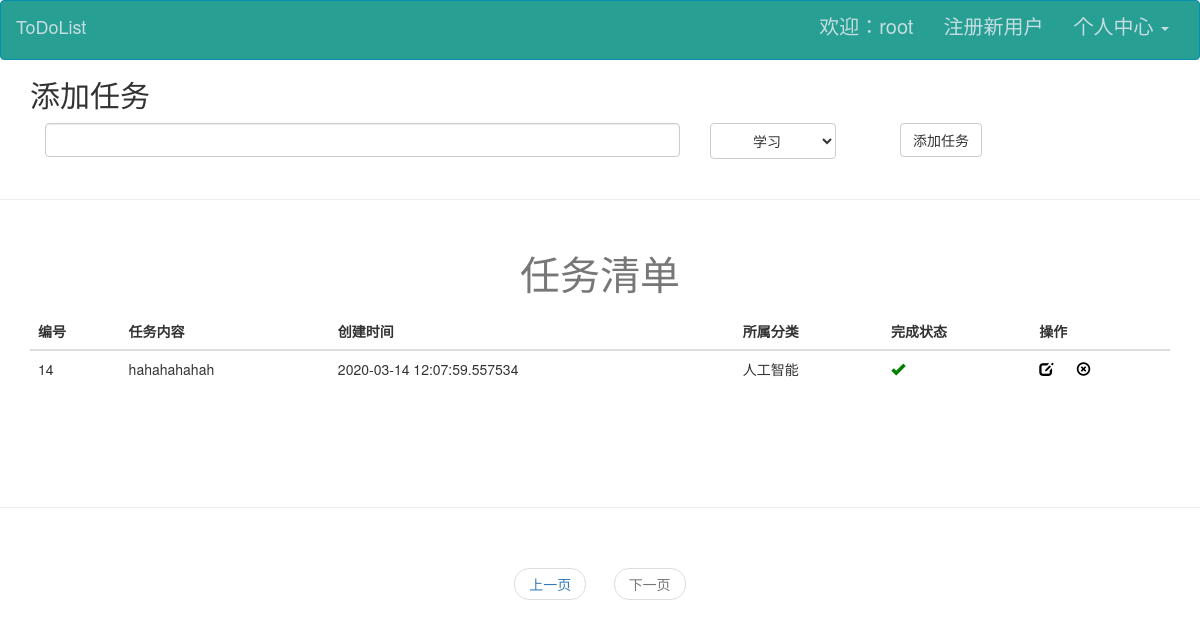
Page /todo/list/?page=2 (signed in) on the committed database.
### app/models.py (models this page shows, shortened)
class User(UserMixin, db.Model):
    __tablename__ = 'users'
    id = db.Column(db.Integer, primary_key=True)
    username = db.Column(db.String(64), unique=True, nullable=False)
    email = db.Column(db.String(50))
    password_hash = db.Column(db.String(200))
    role_id = db.Column(db.Integer, db.ForeignKey('roles.id'))
    confirmed = db.Column(db.Boolean, default=False)
    name = db.Column(db.String(64))
    location = db.Column(db.String(64))  # 所在地
    about_me = db.Column(db.Text())  # 自我介绍
    create_time = db.Column(db.DateTime(), default=datetime.utcnow)
    last_seen = db.Column(db.DateTime(), default=datetime.utcnow)
    todos = db.relationship('Todo', backref='user')
    categories = db.relationship('Category', backref='user')
    @property
    def password(self):
        raise AttributeError('password is not a readable attribute')

class Todo(db.Model):
    __tablename__ = 'todos'
    id = db.Column(db.Integer, autoincrement=True, primary_key=True)
    content = db.Column(db.String(100))
    status = db.Column(db.Boolean, default=False)
    add_time = db.Column(db.DateTime, default=datetime.utcnow)
    user_id = db.Column(db.Integer, db.ForeignKey('users.id'))
    category_id = db.Column(db.Integer, db.ForeignKey('categories.id'))

class Category(db.Model):
    __tablename__ = 'categories'
    id = db.Column(db.Integer, autoincrement=True, primary_key=True)
    name = db.Column(db.String(20), unique=True)
    add_time = db.Column(db.DateTime, default=datetime.utcnow)
    user_id = db.Column(db.Integer, db.ForeignKey('users.id'))
    todos = db.relationship('Todo', backref='category')

### app/todo/views.py (the view)
@todo.route('/list/')
@login_required
def list():
    form = AddTodoForm()
    page = int(request.args.get('page', 1))
    todoPageObj = Todo.query.filter_by(user_id=current_user.id).paginate(
        page, per_page=current_app.config['PRE_PAGE']
    )
    return render_template('todo/list.html', todoPageObj=todoPageObj, form=form)

### app/todo/forms.py
class AddTodoForm(FlaskForm):
    content = StringField(
        label='任务内容',
        validators=[DataRequired()],
        render_kw={
            "class": "form-control",
        }
    )
    category = SelectField(
        label='任务类型',
        coerce=int,
        render_kw={
            "class": "btn btn-default",
        }
    )
    submit = SubmitField(
        label='添加任务',
        render_kw={
            "class": "btn btn-default",
        }
    )
    def __init__(self):
        super(AddTodoForm, self).__init__()
        categories = Category.query.all()
        if categories:
            self.category.choices = [(item.id, item.name) for item in
                                     categories]
        else:
            self.category.choices = [(-1, "请先创建分类")]

### app/auth/views.py (called while the page is built)
@auth.before_app_request
def before_request():
    if current_user.is_authenticated \
            and not current_user.confirmed \
            and request.endpoint[:5] != 'auth.' \
            and request.endpoint != 'static':
        return redirect(url_for('auth.unconfirmed'))

### app/models.py (called while the page is built)
@login_manager.user_loader
def load_user(user_id):
    return User.query.get(int(user_id))

### app/templates/todo/list.html (shortened to what this page needs)
{% extends 'base.html' %}
{% block content %}
    <div class="container">
        <h2 style="font-family: 仿宋">添加任务</h2>
        <form action="{{ url_for('todo.add') }}" method="post">
            <div class="col-lg-10,col-lg-offset-2l">
                <div class="col-lg-7">
                    {{ form.content() }}
                </div>
                <div class="col-lg-1 ">
                    {{ form.category() }}
                </div>
                <div class="col-lg-3 col-lg-offset-1 ">
                    {{ form.submit() }}
                </div>
            </div>
        </form>
    </div>
    <br>
    <hr>
    <br>
    <div class="container">
        <table class="table table-hover">
            <caption id='caption-style'>任务清单</caption>
            <thead>
            <tr>
                <th>编号</th>
                <th>任务内容</th>
                <th>创建时间</th>
                <th>所属分类</th>
                <th>完成状态</th>
                <th>操作</th>
            </tr>
            </thead>
            <tbody>
            {% for todo in todoPageObj.items %}
                <tr>
                    <td>{{ todo.id }}</td>
                    <td>{{ todo.content }}</td>
                    <td>{{ todo.add_time }}</td>
                    <td>{{ todo.category.name }}</td>
                    <td>
                        {% if todo.status %}
                            <a href="{{ url_for('todo.undo',id = todo.id) }}"><span
                                    class="glyphicon glyphicon-ok status-success"></span></a>
                        {% else %}
                            <a href="{{ url_for('todo.done',id = todo.id) }}"><span
                                    class="glyphicon glyphicon-remove status-fail"></span></a>
                        {% endif %}
                    </td>
                    <td>
                        <a href="{{ url_for('todo.edit',id = todo.id) }}"><span class=" glyphicon glyphicon-edit "
                                                                                style="color: black"></span></a>&nbsp;&nbsp;&nbsp;&nbsp;&nbsp;
                        <a href="{{ url_for('todo.delete',id= todo.id) }}"><span
                                class="glyphicon glyphicon-remove-circle" style="color: black"></span></a>
                    </td>
                </tr>
            {% endfor %}
            </tbody>
        </table>
    </div>
    <br>
    <br><br>
    <br>
    <hr>
    <br>
    <nav aria-label="paginate-part">
        <ul class="pager">
            {% if todoPageObj.has_prev %}
                <li><a href="{{ url_for('todo.list') }}?page={{ todoPageObj.prev_num }}">上一页</a></li>
            {% else %}
                <li class="disabled"><a href="#">上一页</a></li>
            {% endif %}
            {% if todoPageObj.has_next %}
                <li><a href="{{ url_for('todo.list') }}?page={{ todoPageObj.next_num }}">下一页</a></li>
            {% else %}
                <li class="disabled"><a href="#">下一页</a></li>
            {% endif %}
        </ul>
    </nav>
{% endblock %}

### app/templates/base.html (shortened to what this page needs)
<!DOCTYPE html>
<html lang="en">
<head>
    <link rel="stylesheet" href="{{ url_for('static',filename='css/bootstrap.min.css') }}">
    <link rel="stylesheet" href="{{ url_for('static',filename='css/index.css') }}">
    <link rel="stylesheet" href="{{ url_for('static',filename='css/font.css') }}">
</head>
<body>
<nav id='box-nav' class="navbar navbar-inverse">
    <div class="container-fluid">
        <div class="navbar-header">
            <a class="navbar-brand" href="{{ url_for('auth.index') }}">ToDoList</a>
        </div>
        <div class="collapse navbar-collapse" id="bs-example-navbar-collapse-1">
            <ul class="nav navbar-nav navbar-right">
                {% if current_user.is_authenticated %}
                    <li>
                        <a href="{{ url_for('user.get_userInfo',id = current_user.id) }}">欢迎：{{ current_user.username }}</a>
                    </li>
                    <li><a href="{{ url_for('auth.register') }}">注册新用户</a></li>
                    <li class="dropdown">
                        <a href="#" class="dropdown-toggle" data-toggle="dropdown" role="button" aria-haspopup="true"
                           aria-expanded="false">个人中心 <span class="caret"></span></a>
                    </li>
                {% else %}
                    <li><a href="{{ url_for('auth.login') }}">登录</a></li>
                {% endif %}
            </ul>
        </div>
    </div>
</nav>
{% block content %}
{% endblock %}
</body>
</html>

### app/static/css/index.css (style rules this page uses)
#caption-style { font-family: 仿宋; font-size: 40px; text-align: center; }
#box-nav { margin-bottom: 0px; }
.navbar-inverse { background-color: #279f92; border-color: #088db2; height: 60px; font-size: 20px; }
.navbar-inverse .navbar-brand { color: #c6dde3; }
.navbar-inverse .navbar-nav > li > a { color: #c6dde3; }
.navbar-inverse .navbar-collapse, .navbar-inverse .navbar-form { border-color: #c6dde3; }
.status-success { color: green; }

### rows in the picture
User: username "root"
Todo: id "14", content "hahahahahah", add_time "2020-03-14 12:07:59.557534", category.name "人工智能"
